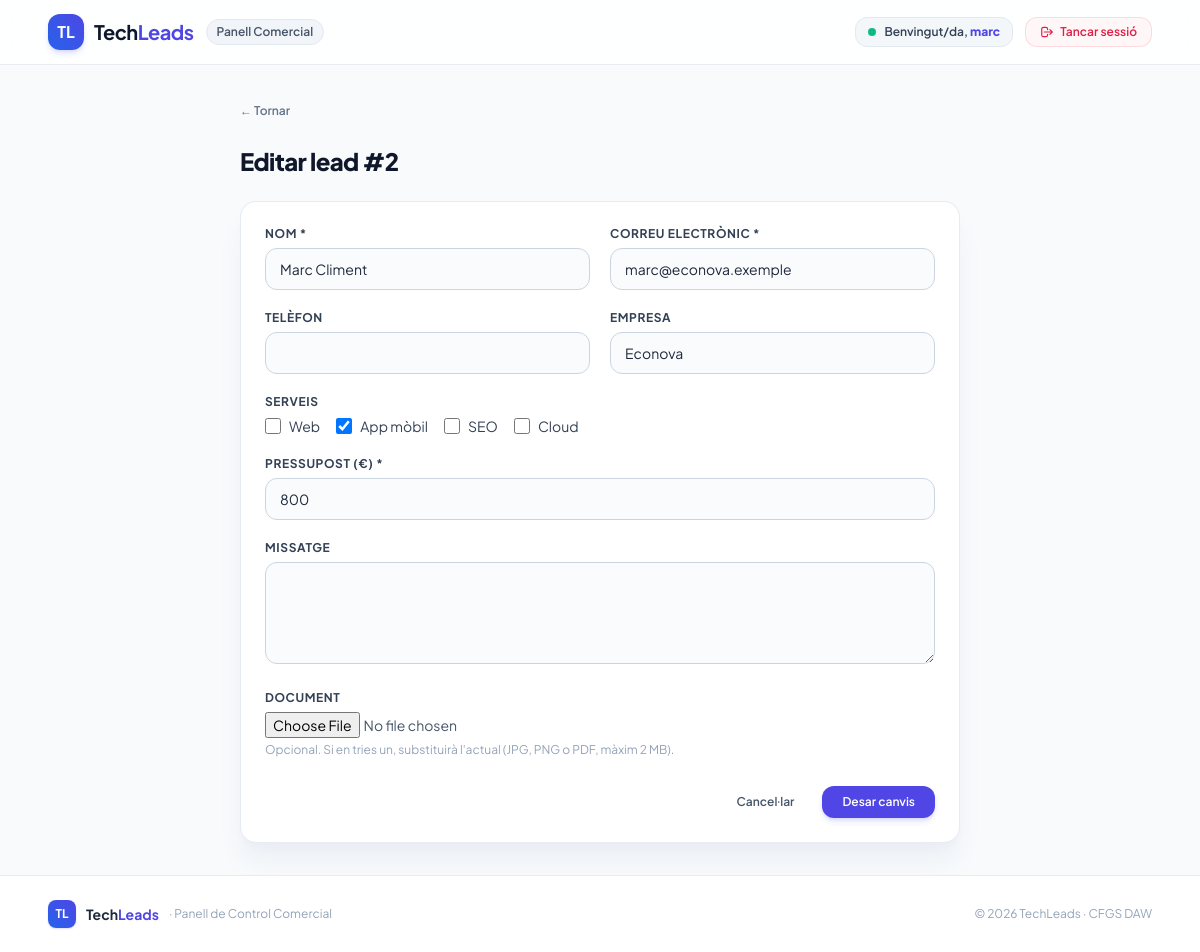
Page /dashboard/editar.php?id=2 (signed in) on the committed database.
### tables this page shows
CREATE TABLE leads (
    id INT UNSIGNED NOT NULL AUTO_INCREMENT,
    nom VARCHAR(100) NOT NULL,
    email VARCHAR(150) NOT NULL,
    telefon VARCHAR(20) NULL,
    empresa VARCHAR(100) NULL,
    serveis JSON NOT NULL,
    pressupost DECIMAL(10,2) NOT NULL,
    missatge TEXT NULL,
    document VARCHAR(255) NULL,
    estat ENUM('nou','contactat','tancat') NOT NULL DEFAULT 'nou',
    data_creacio TIMESTAMP NOT NULL DEFAULT CURRENT_TIMESTAMP,
    PRIMARY KEY (id)
);

### src/DAO/LeadDAO.php (called while the page is built, shortened)
<?php
class LeadDAO implements IDbAccess
{
    public function findById(int $id): ?Lead
    {
        $pdo = $this->connexio->getPDO();
        $stmt = $pdo->prepare(
            'SELECT id, nom, email, telefon, empresa, serveis,
                    pressupost, missatge, document, estat
             FROM leads
             WHERE id = :id'
        );
        $stmt->setFetchMode(self::MODE, Lead::class);
        $stmt->execute(['id' => $id]);
        $lead = $stmt->fetch();
        return $lead === false ? null : $lead;
    }
}

### src/Model/Lead.php (called while the page is built, shortened)
<?php
class Lead
{
    public function getId(): ?int
    {
        return $this->id;
    }
    public function getNom(): string
    {
        return $this->nom;
    }
    public function getEmail(): string
    {
        return $this->email;
    }
    public function getEmpresa(): ?string
    {
        return $this->empresa;
    }
    public function getTelefon(): ?string
    {
        return $this->telefon;
    }
    public function getServeis(): array
    {
        return is_string($this->serveis)
            ? (json_decode($this->serveis, true) ?? [])
            : $this->serveis;
    }
    public function getPressupost(): float
    {
        return $this->pressupost;
    }
    public function getMissatge(): ?string
    {
        return $this->missatge;
    }
}

### src/helpers.php (called while the page is built, shortened)
<?php
function e(string $var) :string {
    return htmlspecialchars($var);
}

### public/dashboard/editar.php (the view, shortened to what this page needs)
<?php
require_once __DIR__ . '/../../config/bootstrap.php';
$id = (int) $_GET['id'];
$errorBD = null;
$lead = null;
$valors = "";
try {
    $lead = $leadDAO->findById($id);
} catch (PDOException $e) {
    error_log($e->getMessage());
    $errorBD = 'No s\'ha pogut accedir a la base de dades.';
}
if ($lead !== null) {
    $valors = [
        'nom'        => $lead->getNom(),
        'email'      => $lead->getEmail(),
        'telefon'    => $lead->getTelefon() ?? '',
        'empresa'    => $lead->getEmpresa() ?? '',
        'serveis'    => $lead->getServeis(),
        'pressupost' => $lead->getPressupost(),
        'missatge'   => $lead->getMissatge() ?? '',
    ];
}
$classeLabel = 'block text-xs font-bold uppercase tracking-wider text-slate-700 mb-1.5';
$classeInput = 'w-full bg-slate-50/70 border border-slate-300 focus:border-indigo-600 focus:ring-4 focus:ring-indigo-500/10 focus:bg-white rounded-xl px-3.5 py-2.5 text-slate-800 text-sm';
require_once __DIR__ . '/../../vistes/dashboard_capcalera.php';
?>
<main class="max-w-3xl mx-auto px-6 py-8 flex-1 w-full space-y-6">
    <a href="<?= $lead !== null ? 'lead.php?id=' . $lead->getId() : 'leads.php' ?>"
       class="inline-flex items-center gap-1.5 text-xs font-semibold text-slate-500 hover:text-indigo-600 transition-colors">
        &larr; Tornar
    </a>
    <?php if ($errorBD !== null): ?>
        <div class="rounded-xl border border-rose-200 bg-rose-50 px-4 py-3 text-sm font-medium text-rose-700">
            <?= e($errorBD) ?>
        </div>
    <?php else: ?>
        <h1 class="text-2xl font-extrabold text-slate-900 tracking-tight">Editar lead #<?= $lead->getId() ?></h1>
        <form method="POST" action="editar.php?id=<?= $lead->getId() ?>" enctype="multipart/form-data"
              class="bg-white rounded-2xl shadow-xl shadow-slate-200/60 border border-slate-200/80 p-6 space-y-5">
            <div class="grid grid-cols-1 sm:grid-cols-2 gap-5">
                <div>
                    <label for="nom" class="<?= $classeLabel ?>">Nom *</label>
                    <input type="text" id="nom" name="contacte[nom]" value="<?= e($valors['nom']) ?>" class="<?= $classeInput ?>">
                </div>
                <div>
                    <label for="email" class="<?= $classeLabel ?>">Correu electrònic *</label>
                    <input type="email" id="email" name="contacte[email]" value="<?= e($valors['email']) ?>" class="<?= $classeInput ?>">
                </div>
                <div>
                    <label for="telefon" class="<?= $classeLabel ?>">Telèfon</label>
                    <input type="text" id="telefon" name="contacte[telefon]" value="<?= e($valors['telefon']) ?>" class="<?= $classeInput ?>">
                </div>
                <div>
                    <label for="empresa" class="<?= $classeLabel ?>">Empresa</label>
                    <input type="text" id="empresa" name="contacte[empresa]" value="<?= e($valors['empresa']) ?>" class="<?= $classeInput ?>">
                </div>
            </div>
            <fieldset>
                <legend class="<?= $classeLabel ?>">Serveis</legend>
                <div class="flex flex-wrap gap-4 text-sm text-slate-700">
                    <?php foreach (Lead::SERVEIS as $servei): ?>
                        <label class="inline-flex items-center gap-2">
                            <input type="checkbox" name="serveis[]" value="<?= e($servei) ?>"
                                   <?= in_array($servei, $valors['serveis'], true) ? 'checked' : '' ?>
                                   class="w-4 h-4 rounded text-indigo-600 border-slate-300 focus:ring-indigo-500">
                            <?= e($servei) ?>
                        </label>
                    <?php endforeach; ?>
                </div>
            </fieldset>
            <div>
                <label for="pressupost" class="<?= $classeLabel ?>">Pressupost (€) *</label>
                <input type="text" id="pressupost" name="pressupost" value="<?= e((string) $valors['pressupost']) ?>" class="<?= $classeInput ?>">
            </div>
            <div>
                <label for="missatge" class="<?= $classeLabel ?>">Missatge</label>
                <textarea id="missatge" name="missatge" rows="4" class="<?= $classeInput ?>"><?= e($valors['missatge']) ?></textarea>
            </div>
            <div>
                <label for="document" class="<?= $classeLabel ?>">Document</label>
                <input type="file" id="document" name="document" class="text-sm text-slate-600">
                <p class="text-xs text-slate-400 mt-1">Opcional. Si en tries un, substituirà l'actual (JPG, PNG o PDF, màxim 2 MB).</p>
            </div>
            <div class="flex items-center justify-end gap-3 pt-2">
                <a href="lead.php?id=<?= $lead->getId() ?>" class="px-4 py-2 rounded-xl text-xs font-semibold text-slate-600 hover:bg-slate-100 transition-colors">
                    Cancel·lar
                </a>
                <button type="submit" class="px-5 py-2 rounded-xl bg-indigo-600 hover:bg-indigo-700 text-white text-xs font-semibold shadow-md shadow-indigo-500/20 transition-all">
                    Desar canvis
                </button>
            </div>
        </form>
    <?php endif; ?>
</main>
<?php require_once __DIR__ . '/../../vistes/dashboard_peu.php';

### vistes/dashboard_capcalera.php (style rules this page uses)
body { font-family: 'Plus Jakarta Sans', sans-serif; }

### rows in the picture
leads: id "2", nom "Marc Climent", email "marc@econova.exemple", empresa "Econova", pressupost "800"

### other values in the picture
$_SESSION['usuari'] "marc"
$servei "Web"
$servei "App mòbil"
$servei "SEO"
$servei "Cloud"
